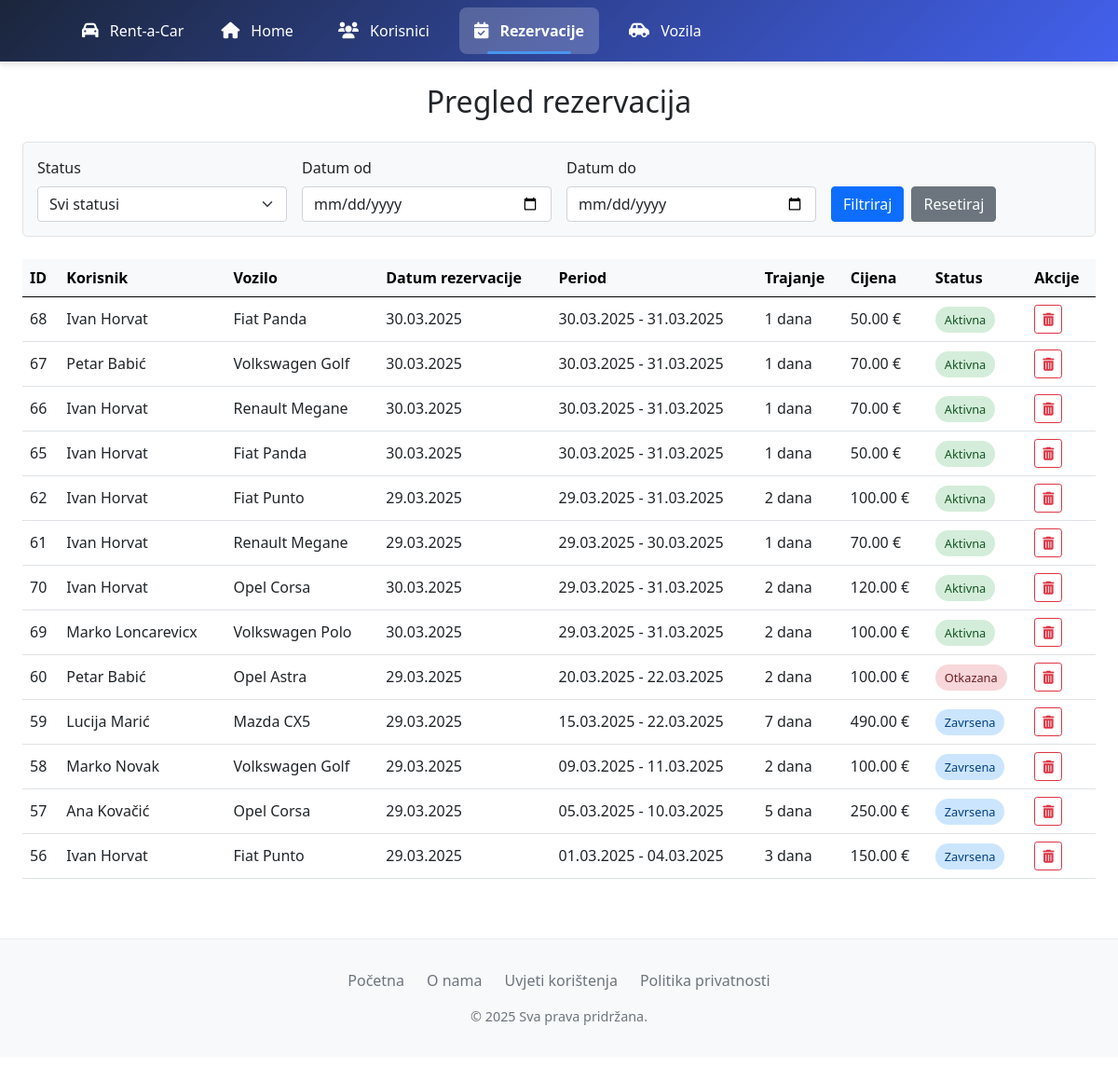
The app's page /pregled_rezervacija.php with its own data.
### tables this page shows
CREATE TABLE `rezervacije` (
  `IDRezervacija` int(11) NOT NULL,
  `VoziloID` int(11) NOT NULL,
  `KorisnikID` int(11) NOT NULL,
  `DatumRezervacije` datetime NOT NULL DEFAULT current_timestamp(),
  `DatumPocetka` datetime NOT NULL,
  `DatumZavrsetka` datetime NOT NULL,
  `UkupnaCijena` decimal(10,2) NOT NULL,
  `StatusRezervacije` varchar(20) DEFAULT 'aktivna'
);

CREATE TABLE `korisnici` (
  `IDKorisnici` int(11) NOT NULL,
  `ImeKorisnika` char(25) NOT NULL,
  `PrezimeKorisnika` char(25) NOT NULL,
  `KontaktKorisnika` char(40) DEFAULT NULL
);

CREATE TABLE `vozila` (
  `IDVozilo` int(11) NOT NULL,
  `Naziv` char(25) NOT NULL,
  `Model` char(25) DEFAULT NULL,
  `CijenaKoristenjaDnevno` float NOT NULL,
  `Raspolozivost` enum('Dostupno','Nije dostupno') NOT NULL DEFAULT 'Dostupno'
);

### pregled_rezervacija.php (the view, shortened to what this page needs)
<!doctype html>
<html lang="en">
<head>
    <link href="https://cdn.jsdelivr.net/npm/bootstrap@5.0.2/dist/css/bootstrap.min.css" rel="stylesheet">
    <link rel="stylesheet" href="pregled_rezervacija.css">
</head>
<body>
<?php include("navigacija.php"); ?>
    <div class="container-fluid mt-4">
        <h2 class="mb-4 text-center">Pregled rezervacija</h2>
        <div class="filter-section mb-4">
            <form method="get" action="">
                <div class="row g-3">
                    <div class="col-md-3">
                        <label class="form-label">Status</label>
                        <select class="form-select" name="status">
                            <option value="">Svi statusi</option>
                        </select>
                    </div>
                    <div class="col-md-3">
                        <label class="form-label">Datum od</label>
                        <input type="date" class="form-control" name="date_from" value="<?= $_GET['date_from'] ?? '' ?>">
                    </div>
                    <div class="col-md-3">
                        <label class="form-label">Datum do</label>
                        <input type="date" class="form-control" name="date_to" value="<?= $_GET['date_to'] ?? '' ?>">
                    </div>
                    <div class="col-md-3 d-flex align-items-end">
                        <button type="submit" class="btn btn-primary me-2">Filtriraj</button>
                        <a href="pregled_rezervacija.php" class="btn btn-secondary">Resetiraj</a>
                    </div>
                </div>
            </form>
        </div>
        <?php
        include("db__connection.php");
        ?>
        <div class="table-responsive">
            <table class="table table-hover align-middle">
                <thead class="table-light">
                    <tr>
                        <th>ID</th>
                        <th>Korisnik</th>
                        <th>Vozilo</th>
                        <th>Datum rezervacije</th>
                        <th>Period</th>
                        <th>Trajanje</th>
                        <th>Cijena</th>
                        <th>Status</th>
                        <th>Akcije</th>
                    </tr>
                </thead>
                <tbody>
                    <?php
                    $query = "SELECT
                        r.IDRezervacija,
                        k.ImeKorisnika,
                        k.PrezimeKorisnika,
                        v.Naziv AS VoziloNaziv,
                        v.Model AS VoziloModel,
                        r.DatumRezervacije,
                        r.DatumPocetka,
                        r.DatumZavrsetka,
                        r.UkupnaCijena,
                        r.StatusRezervacije,
                        v.Raspolozivost
                    FROM rezervacije r
                    JOIN korisnici k ON r.KorisnikID = k.IDKorisnici
                    JOIN vozila v ON r.VoziloID = v.IDVozilo";
                    $conditions = [];
                    if (empty($conditions)) {
                        $conditions[] = "1=1";
                    }
                    if (!empty($conditions)) {
                        $query .= " WHERE " . implode(" AND ", $conditions);
                    }
                    $query .= " ORDER BY r.DatumPocetka DESC";
                    $stmt = mysqli_prepare($db, $query);
                    mysqli_stmt_execute($stmt);
                    $result = mysqli_stmt_get_result($stmt);
                    if (mysqli_num_rows($result) > 0) {
                        while ($row = mysqli_fetch_assoc($result)) {
                            $startDate = new DateTime($row['DatumPocetka']);
                            $endDate = new DateTime($row['DatumZavrsetka']);
                            $duration = $startDate->diff($endDate)->days;
                            $formattedStartDate = $startDate->format('d.m.Y');
                            $formattedEndDate = $endDate->format('d.m.Y');
                            echo "<tr class='hover-shadow'>
    <td>{$row['IDRezervacija']}</td>
    <td>{$row['ImeKorisnika']} {$row['PrezimeKorisnika']}</td>
    <td>{$row['VoziloNaziv']} {$row['VoziloModel']}</td>
    <td>" . date('d.m.Y', strtotime($row['DatumRezervacije'])) . "</td>
    <td>{$formattedStartDate} - {$formattedEndDate}</td>
    <td>{$duration} dana</td>
    <td>" . number_format($row['UkupnaCijena'], 2) . " €</td>
    <td>
        <span class='status-badge status-" . strtolower($row['StatusRezervacije']) . "'>
            " . ucfirst($row['StatusRezervacije']) . "
        </span>
    </td>
    <td>
                                    <a href='otkazi_rezervaciju.php?id={$row['IDRezervacija']}'  class='btn btn-sm btn-outline-danger' title='Obriši' onclick='return confirm('Jeste li sigurni?')'
                                    </a>
                                    <i class='fas fa-trash-alt'>
                                    " . ($row['StatusRezervacije'] == 'Aktivna' ?
                                        "<a href='otkazi_rezervaciju.php?id={$row['IDRezervacija']}' class='btn btn-sm btn-danger'>Otkaži</a>" :
                                        "") . "
                                </td>
</tr>";
                        }
                    } else {
                        echo "<tr><td colspan='9' class='text-center'>Nema pronađenih rezervacija</td></tr>";
                    }
                    ?>
                </tbody>
            </table>
        </div>
    </div>
    <?php include("footer.php"); ?>
</body>
</html>

### pregled_rezervacija.css (style rules this page uses)
body { background-color: #f8f9fa; padding-bottom: 60px; }
.status-badge { padding: 5px 10px; border-radius: 20px; font-size: 0.8rem; font-weight: 500; }
.status-aktivna { background-color: #d4edda; color: #155724; }
.status-zavrsena { background-color: #cce5ff; color: #004085; }
.status-otkazana { background-color: #f8d7da; color: #721c24; }
.filter-section { background-color: #f8f9fa; padding: 15px; border-radius: 5px; margin-bottom: 20px; border: 1px solid #dee2e6; }
.table-responsive { width: 100%; overflow-x: auto; -webkit-overflow-scrolling: touch; }
.table { width: 100%; max-width: 100%; margin-bottom: 1rem; }
.table-light th { background-color: #f8f9fa; border-bottom: 2px solid #dee2e6; }
.text-center { text-align: center; }
.btn { border-radius: 0.25rem; }
.form-control, .form-select { border-radius: 0.25rem; }
.mb-4 { margin-bottom: 1.5rem ; }
.mt-4 { margin-top: 1.5rem ; }
.align-middle { vertical-align: middle ; }

### navigacija.php (style rules this page uses)
:root { --primary-color: #4361ee; --secondary-color: #3f37c9; --accent-color: #4895ef; --dark-color: #1b263b; --light-color: #f8f9fa; --hover-color: #4cc9f0; --shadow: 0 4px 6px rgba(0, 0, 0, 0.1); --transition: all 0.3s ease; }
* { margin: 0; padding: 0; box-sizing: border-box; }
body { font-family: 'Segoe UI', Tahoma, Geneva, Verdana, sans-serif; }

### records on screen
rezervacije: IDRezervacija "68", KorisnikID.ImeKorisnika "Ivan", KorisnikID.PrezimeKorisnika "Horvat", VoziloID.Naziv "Fiat", VoziloID.Model "Panda", DatumRezervacije "30.03.2025", DatumPocetka "30.03.2025", DatumZavrsetka "31.03.2025", duration "1", UkupnaCijena "50.00", StatusRezervacije "Aktivna"
rezervacije: IDRezervacija "67", KorisnikID.ImeKorisnika "Petar", KorisnikID.PrezimeKorisnika "Babić", VoziloID.Naziv "Volkswagen", VoziloID.Model "Golf", DatumRezervacije "30.03.2025", DatumPocetka "30.03.2025", DatumZavrsetka "31.03.2025", duration "1", UkupnaCijena "70.00", StatusRezervacije "Aktivna"
rezervacije: IDRezervacija "66", KorisnikID.ImeKorisnika "Ivan", KorisnikID.PrezimeKorisnika "Horvat", VoziloID.Naziv "Renault", VoziloID.Model "Megane", DatumRezervacije "30.03.2025", DatumPocetka "30.03.2025", DatumZavrsetka "31.03.2025", duration "1", UkupnaCijena "70.00", StatusRezervacije "Aktivna"
rezervacije: IDRezervacija "65", KorisnikID.ImeKorisnika "Ivan", KorisnikID.PrezimeKorisnika "Horvat", VoziloID.Naziv "Fiat", VoziloID.Model "Panda", DatumRezervacije "30.03.2025", DatumPocetka "30.03.2025", DatumZavrsetka "31.03.2025", duration "1", UkupnaCijena "50.00", StatusRezervacije "Aktivna"
rezervacije: IDRezervacija "62", KorisnikID.ImeKorisnika "Ivan", KorisnikID.PrezimeKorisnika "Horvat", VoziloID.Naziv "Fiat", VoziloID.Model "Punto", DatumRezervacije "29.03.2025", DatumPocetka "29.03.2025", DatumZavrsetka "31.03.2025", duration "2", UkupnaCijena "100.00", StatusRezervacije "Aktivna"
rezervacije: IDRezervacija "61", KorisnikID.ImeKorisnika "Ivan", KorisnikID.PrezimeKorisnika "Horvat", VoziloID.Naziv "Renault", VoziloID.Model "Megane", DatumRezervacije "29.03.2025", DatumPocetka "29.03.2025", DatumZavrsetka "30.03.2025", duration "1", UkupnaCijena "70.00", StatusRezervacije "Aktivna"
rezervacije: IDRezervacija "70", KorisnikID.ImeKorisnika "Ivan", KorisnikID.PrezimeKorisnika "Horvat", VoziloID.Naziv "Opel", VoziloID.Model "Corsa", DatumRezervacije "30.03.2025", DatumPocetka "29.03.2025", DatumZavrsetka "31.03.2025", duration "2", UkupnaCijena "120.00", StatusRezervacije "Aktivna"
rezervacije: IDRezervacija "69", KorisnikID.ImeKorisnika "Marko", KorisnikID.PrezimeKorisnika "Loncarevicx", VoziloID.Naziv "Volkswagen", VoziloID.Model "Polo", DatumRezervacije "30.03.2025", DatumPocetka "29.03.2025", DatumZavrsetka "31.03.2025", duration "2", UkupnaCijena "100.00", StatusRezervacije "Aktivna"
rezervacije: IDRezervacija "60", KorisnikID.ImeKorisnika "Petar", KorisnikID.PrezimeKorisnika "Babić", VoziloID.Naziv "Opel", VoziloID.Model "Astra", DatumRezervacije "29.03.2025", DatumPocetka "20.03.2025", DatumZavrsetka "22.03.2025", duration "2", UkupnaCijena "100.00", StatusRezervacije "Otkazana"
rezervacije: IDRezervacija "59", KorisnikID.ImeKorisnika "Lucija", KorisnikID.PrezimeKorisnika "Marić", VoziloID.Naziv "Mazda", VoziloID.Model "CX5", DatumRezervacije "29.03.2025", DatumPocetka "15.03.2025", DatumZavrsetka "22.03.2025", duration "7", UkupnaCijena "490.00", StatusRezervacije "Zavrsena"
rezervacije: IDRezervacija "58", KorisnikID.ImeKorisnika "Marko", KorisnikID.PrezimeKorisnika "Novak", VoziloID.Naziv "Volkswagen", VoziloID.Model "Golf", DatumRezervacije "29.03.2025", DatumPocetka "09.03.2025", DatumZavrsetka "11.03.2025", duration "2", UkupnaCijena "100.00", StatusRezervacije "Zavrsena"
rezervacije: IDRezervacija "57", KorisnikID.ImeKorisnika "Ana", KorisnikID.PrezimeKorisnika "Kovačić", VoziloID.Naziv "Opel", VoziloID.Model "Corsa", DatumRezervacije "29.03.2025", DatumPocetka "05.03.2025", DatumZavrsetka "10.03.2025", duration "5", UkupnaCijena "250.00", StatusRezervacije "Zavrsena"
rezervacije: IDRezervacija "56", KorisnikID.ImeKorisnika "Ivan", KorisnikID.PrezimeKorisnika "Horvat", VoziloID.Naziv "Fiat", VoziloID.Model "Punto", DatumRezervacije "29.03.2025", DatumPocetka "01.03.2025", DatumZavrsetka "04.03.2025", duration "3", UkupnaCijena "150.00", StatusRezervacije "Zavrsena"
